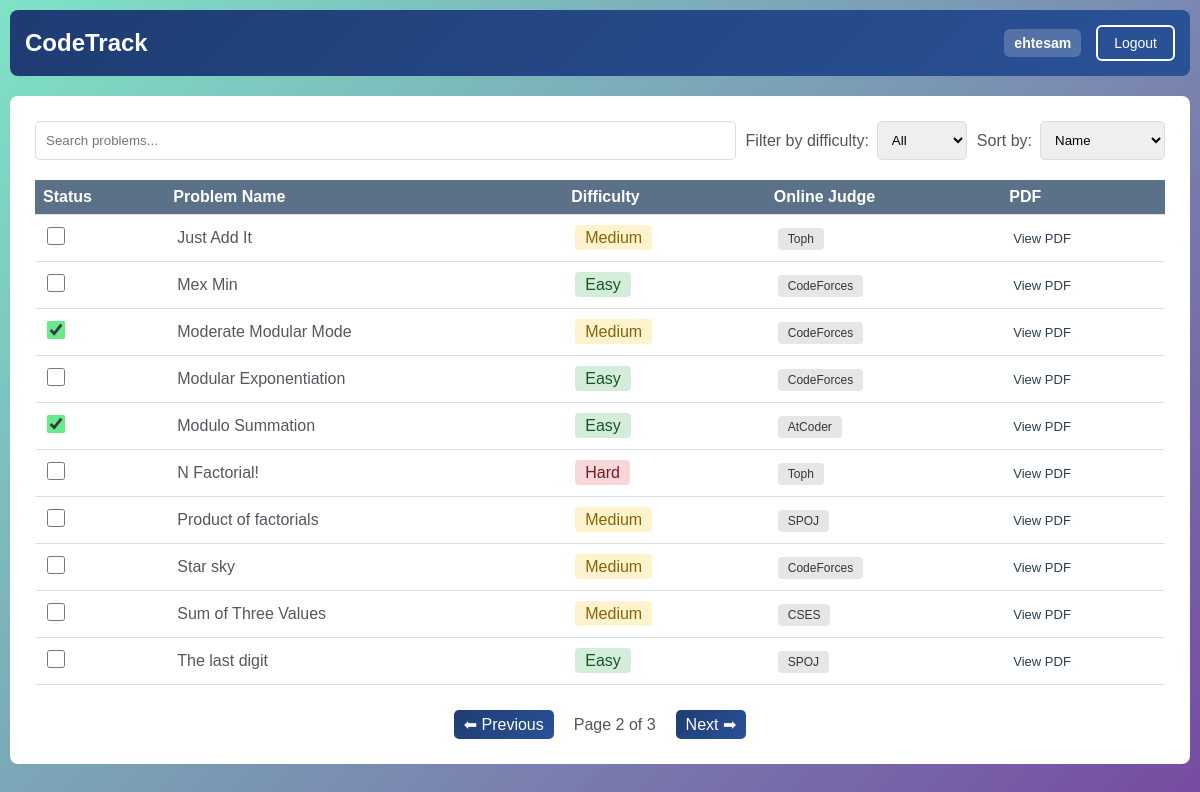
The app's page /dashboard/?page=2 (signed in) with its own data.
### tracker/models.py (models this page shows, shortened)
class Problem(models.Model):
    difficulty_choices = [
        ('Easy', 'Easy'),
        ('Medium', 'Medium'),
        ('Hard', 'Hard'),
    ]
    oj_choices = [
        ('LeetCode', 'LeetCode'),
        ('HackerRank', 'HackerRank'),
        ('CodeForces', 'CodeForces'),
        ('CodeChef', 'CodeChef'),
        ('AtCoder', 'AtCoder'),
        ('GeeksforGeeks', 'GeeksforGeeks'),
        ('SPOJ', 'SPOJ'),
        ('Other', 'Other'),
        ('Eolymp', 'Eolymp'),
        ('CSES', 'CSES'),
        ('Toph', 'Toph'),
    ]
    title = models.CharField(max_length=200)
    difficulty = models.CharField(max_length=10, choices=difficulty_choices, default='Easy')
    online_judge = models.CharField(max_length=20, choices=oj_choices, default='CodeForces')
    link = models.URLField(max_length=500)
    problem_pdf = models.FileField(
        upload_to='Problem_PDF/',
        validators=[FileExtensionValidator(['pdf'])],
        blank=True,
        null=True,
        help_text="Upload a PDF file for the problem"
    )
    created_at = models.DateTimeField(auto_now_add=True, editable=True)
    class Meta:
        ordering = ['title']

### tracker/views.py (the view)
# urls.py: path('dashboard/', views.dashboard_view, name='dashboard'),
@login_required
def dashboard_view(request):
    problems = Problem.objects.all()
    solved_problems = SolvedProblem.objects.filter(user=request.user).values_list('problem_id', flat=True)
    total_solved = solved_problems.count()
    total_problems = problems.count()
    problems_data = []
    for problem in problems:
        problems_data.append({
            'id': problem.id,
            'title': problem.title,
            'difficulty': problem.difficulty,
            'online_judge': problem.online_judge,
            'link': problem.link,
            'problem_pdf': problem.problem_pdf,
            'solved': problem.id in solved_problems
        })
    paginator = Paginator(problems_data, 10)
    page_number = request.GET.get('page')
    page_obj = paginator.get_page(page_number)
    context = {
        'page_obj': page_obj,
        'total_solved': total_solved,
        'total_problems': total_problems,
    }
    return render(request, 'dashboard.html', context)

### templates/dashboard.html (shortened to what this page needs)
{% extends 'base.html' %}
{% load static %}
{% block extra_css %}
<link rel="stylesheet" href="{% static 'css/dashboard.css' %}">
{% endblock %}
{% block content %}
<div class="dashboard">
    <div class="controls">
        <input type="text" id="search-box" placeholder="Search problems..." class="search-box">
        <div class="filter-group">
            <label>Filter by difficulty:</label>
            <select id="difficulty-filter">
                <option value="all">All</option>
            </select>
        </div>
        <div class="filter-group">
            <label>Sort by:</label>
            <select id="sort-select">
                <option value="name">Name</option>
            </select>
        </div>
    </div>
    <div class="problems-container">
        <table class="problems-table">
            <thead>
                <tr>
                    <th>Status</th>
                    <th>Problem Name</th>
                    <th>Difficulty</th>
                    <th>Online Judge</th>
                    <th>PDF</th>
                </tr>
            </thead>
            <tbody id="problems-list">
                {% for problem in page_obj %}
                <tr class="problem-row"
                    data-id="{{ problem.id }}"
                    data-title="{{ problem.title }}"
                    data-difficulty="{{ problem.difficulty }}"
                    data-solved="{{ problem.solved|lower }}"
                    data-link="{{ problem.link }}">
                    <td>
                        <form method="post" action="{% url 'toggle_solved' problem.id %}" style="margin:0;">
                            <input type="checkbox" class="solve-checkbox" onchange="this.form.submit()"
                                   {% if problem.solved %}checked{% endif %}>
                        </form>
                    </td>
                    <td>
                        <a href="{{ problem.link }}" target="_blank" class="problem-link">
                            {{ problem.title }}
                        </a>
                    </td>
                    <td>
                        <span class="difficulty-badge difficulty-{{ problem.difficulty|lower }}">
                            {{ problem.difficulty }}
                        </span>
                    </td>
                    <td>
                        <span class="judge-badge">{{ problem.online_judge }}</span>
                    </td>
                    <td>
                        {% if problem.problem_pdf %}
                            <a href="{{ problem.problem_pdf.url }}" target="_blank" class="pdf-link">View PDF</a>
                        {% else %}
                            <span class="no-pdf">—</span>
                        {% endif %}
                    </td>
                </tr>
                {% endfor %}
            </tbody>
        </table>
    </div>
    <div class="pagination">
        {% if page_obj.has_previous %}
            <a href="?page={{ page_obj.previous_page_number }}">⬅ Previous</a>
        {% endif %}
        <span>Page {{ page_obj.number }} of {{ page_obj.paginator.num_pages }}</span>
        {% if page_obj.has_next %}
            <a href="?page={{ page_obj.next_page_number }}">Next ➡</a>
        {% endif %}
    </div>
</div>
{% endblock %}

### templates/base.html (shortened to what this page needs)
<!DOCTYPE html>
<html lang="en">
<head>
    {% load static %}
    <link rel="stylesheet" href="{% static 'css/base.css' %}">
    {% block extra_css %}{% endblock %}
</head>
<body>
    <nav class="navbar">
        <div class="container">
            <a href="{% if user.is_authenticated %}{% url 'dashboard' %}{% else %}{% url 'home' %}{% endif %}" class="logo">CodeTrack</a>
            {% if user.is_authenticated %}
            <div class="nav-links">
                <a href="{% url 'profile' %}" class="username">{{ user.username }}</a>
                <a href="{% url 'logout' %}" class="btn btn-secondary">Logout</a>
            </div>
            {% else %}
            <div class="nav-links">
                <a href="{% url 'login' %}" class="btn">Login</a>
                <a href="{% url 'register' %}" class="btn btn-secondary">Register</a>
            </div>
            {% endif %}
        </div>
    </nav>
    <div class="container">
        {% block content %}{% endblock %}
    </div>
</body>
</html>

### static/css/base.css (style rules this page uses)
* { margin: 0; padding: 0; box-sizing: border-box; }
body { font-family: Arial, sans-serif; background: linear-gradient(135deg, #7ee3c5 0%, #764ba2 100%); min-height: 100vh; padding: 10px; }
.navbar { background: linear-gradient(135deg, #1e3c72 0%, #2a5298 100%); color : white; padding: 15px; margin-bottom: 20px; border-radius: 8px; }
.container { max-width: 1200px; margin: 0 auto; }
.navbar .container { display: flex; justify-content: space-between; align-items: center; }
.logo { font-size: 24px; font-weight: bold; color: white; text-decoration: none; }
.nav-links { display: flex; gap: 15px; align-items: center; }
.username { color: white; text-decoration: none; font-weight: 600; font-size: 14px; padding: 6px 10px; border-radius: 6px; background: rgba(255, 255, 255, 0.2); }
.btn { padding: 8px 16px; border: 2px solid white; background: transparent; color: white; cursor: pointer; text-decoration: none; display: inline-block; border-radius: 6px; font-weight: 500; font-size: 14px; }

### static/css/dashboard.css (style rules this page uses)
.dashboard { background: white; padding: 25px; border-radius: 8px; }
.controls { margin-bottom: 20px; display: flex; gap: 10px; flex-wrap: wrap; }
.search-box { flex: 1; padding: 10px; border: 1px solid #ddd; border-radius: 5px; }
.filter-group { display: flex; gap: 8px; align-items: center; }
.filter-group label { font-weight: 500; color: #555; }
.filter-group select { padding: 10px; border: 1px solid #ddd; border-radius: 5px; cursor: pointer; }
.problems-table { width: 100%; border-collapse: collapse; }
.problems-table th, .problems-table td { padding: 12px; border-bottom: 1px solid #e0e0e0; text-align: left; }
.problems-table th { padding: 8px; background: #5a7188; color: white; font-weight: 600; }
.problem-link { color: #020513ac; text-decoration: none; }
.difficulty-easy { background: #d4edda; color: #155724; padding: 4px 10px; border-radius: 4px; }
.difficulty-medium { background: #fff3cd; color: #856404; padding: 4px 10px; border-radius: 4px; }
.difficulty-hard { background: #f8d7da; color: #721c24; padding: 4px 10px; border-radius: 4px; }
.solve-checkbox { width: 18px; height: 18px; cursor: pointer; accent-color: #66ea8e; }
.judge-badge { background: #e7e6e6; color: #363535; padding: 4px 10px; border-radius: 4px; font-size: 12px; }
.pdf-link { color: #2c3e50; text-decoration: none; font-size: 13px; }
.pagination { margin-top: 25px; display: flex; justify-content: center; align-items: center; gap: 20px; }
.pagination a { background: linear-gradient(135deg, #1e3c72 0%, #2a5298 100%); color: white; padding: 5px 10px; text-decoration: none; border-radius: 5px; }
.pagination span { color: #555; }

### records on screen
Problem: title "Just Add It", difficulty "Medium", online_judge "Toph"
Problem: title "Mex Min", difficulty "Easy", online_judge "CodeForces"
Problem: title "Moderate Modular Mode", difficulty "Medium", online_judge "CodeForces"
Problem: title "Modular Exponentiation", difficulty "Easy", online_judge "CodeForces"
Problem: title "Modulo Summation", difficulty "Easy", online_judge "AtCoder"
Problem: title "N Factorial!", difficulty "Hard", online_judge "Toph"
Problem: title "Product of factorials", difficulty "Medium", online_judge "SPOJ"
Problem: title "Star sky", difficulty "Medium", online_judge "CodeForces"
Problem: title "Sum of Three Values", difficulty "Medium", online_judge "CSES"
Problem: title "The last digit", difficulty "Easy", online_judge "SPOJ"

### other values on screen
{{ user.username }} "ehtesam"
{{ page_obj.number }} "2"
{{ page_obj.paginator.num_pages }} "3"
